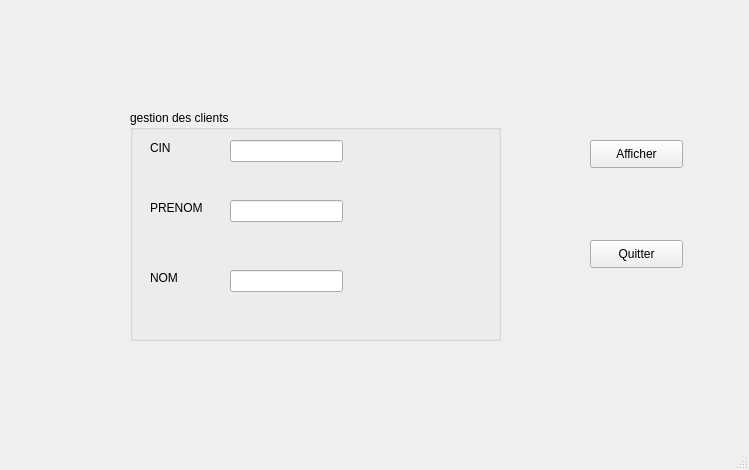
<?xml version="1.0" encoding="UTF-8"?>
<ui version="4.0">
 <class>MainWindow</class>
 <widget class="QMainWindow" name="MainWindow">
  <property name="geometry">
   <rect>
    <x>0</x>
    <y>0</y>
    <width>749</width>
    <height>470</height>
   </rect>
  </property>
  <property name="windowTitle">
   <string>MainWindow</string>
  </property>
  <widget class="QWidget" name="centralwidget">
   <widget class="QGroupBox" name="groupBox">
    <property name="geometry">
     <rect>
      <x>130</x>
      <y>110</y>
      <width>371</width>
      <height>231</height>
     </rect>
    </property>
    <property name="title">
     <string>gestion des clients</string>
    </property>
    <widget class="QLabel" name="label">
     <property name="geometry">
      <rect>
       <x>20</x>
       <y>30</y>
       <width>55</width>
       <height>16</height>
      </rect>
     </property>
     <property name="text">
      <string>CIN</string>
     </property>
    </widget>
    <widget class="QLabel" name="label_2">
     <property name="geometry">
      <rect>
       <x>20</x>
       <y>90</y>
       <width>55</width>
       <height>16</height>
      </rect>
     </property>
     <property name="text">
      <string>PRENOM</string>
     </property>
    </widget>
    <widget class="QLabel" name="label_3">
     <property name="geometry">
      <rect>
       <x>20</x>
       <y>160</y>
       <width>55</width>
       <height>16</height>
      </rect>
     </property>
     <property name="text">
      <string>NOM</string>
     </property>
    </widget>
    <widget class="QLineEdit" name="lineEdit">
     <property name="geometry">
      <rect>
       <x>100</x>
       <y>30</y>
       <width>113</width>
       <height>22</height>
      </rect>
     </property>
    </widget>
    <widget class="QLineEdit" name="lineEdit_2">
     <property name="geometry">
      <rect>
       <x>100</x>
       <y>90</y>
       <width>113</width>
       <height>22</height>
      </rect>
     </property>
    </widget>
    <widget class="QLineEdit" name="lineEdit_3">
     <property name="geometry">
      <rect>
       <x>100</x>
       <y>160</y>
       <width>113</width>
       <height>22</height>
      </rect>
     </property>
    </widget>
   </widget>
   <widget class="QPushButton" name="pushButton">
    <property name="geometry">
     <rect>
      <x>590</x>
      <y>140</y>
      <width>93</width>
      <height>28</height>
     </rect>
    </property>
    <property name="text">
     <string>Afficher</string>
    </property>
   </widget>
   <widget class="QPushButton" name="pushButton_2">
    <property name="geometry">
     <rect>
      <x>590</x>
      <y>240</y>
      <width>93</width>
      <height>28</height>
     </rect>
    </property>
    <property name="text">
     <string>Quitter</string>
    </property>
   </widget>
  </widget>
  <widget class="QMenuBar" name="menubar">
   <property name="geometry">
    <rect>
     <x>0</x>
     <y>0</y>
     <width>749</width>
     <height>26</height>
    </rect>
   </property>
  </widget>
  <widget class="QStatusBar" name="statusbar"/>
 </widget>
 <resources/>
 <connections/>
</ui>
